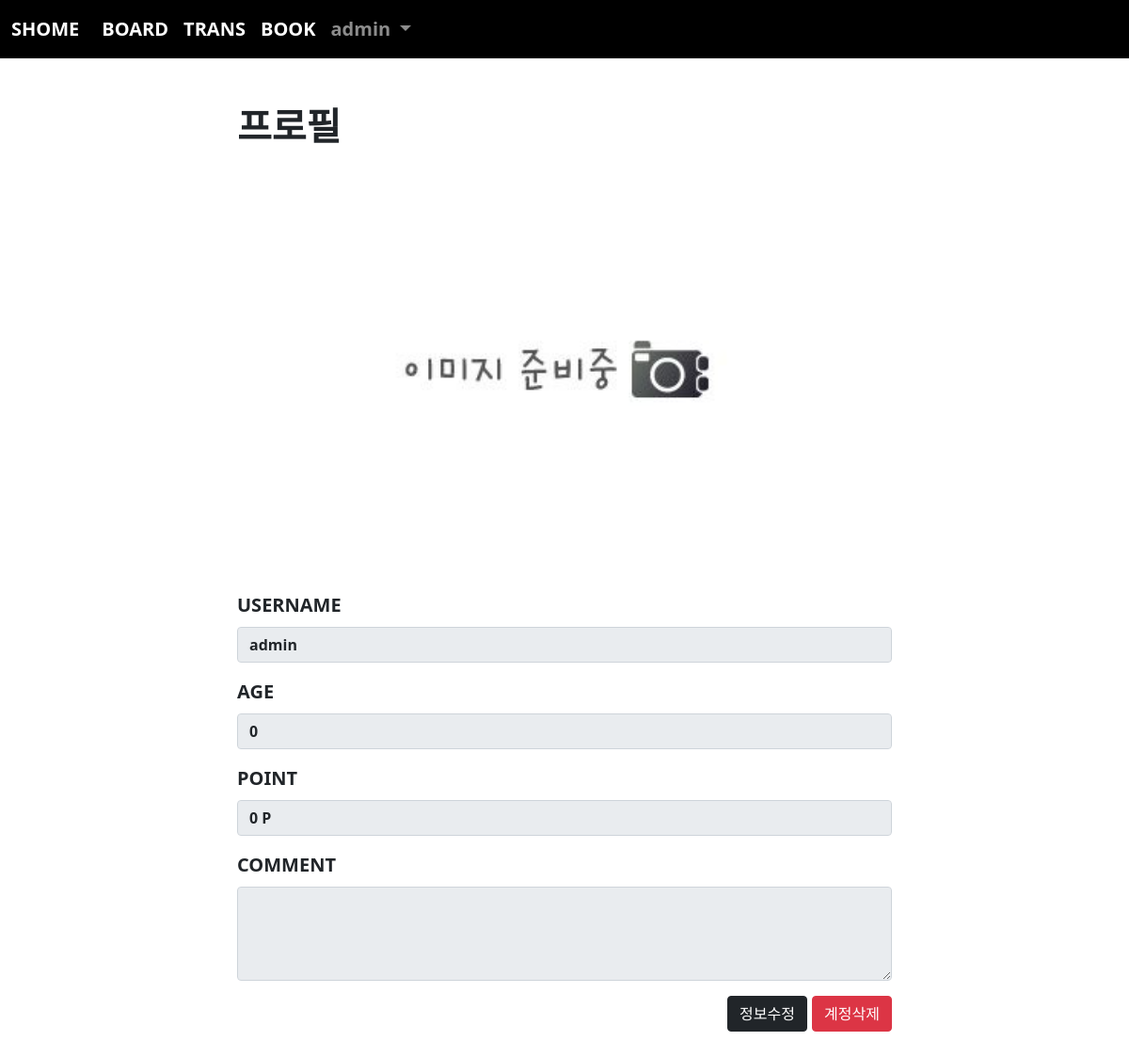
Screenshot of /acc/profile/ (signed in) with the database file from the repository.
### acc/models.py (models this page shows)
class User(AbstractUser):
    comment = models.TextField()
    point = models.IntegerField(default=0)
    age = models.IntegerField(default=0)
    pic = models.ImageField(upload_to="user/%y/%m")
    def getpic(self):
        if self.pic:
            return self.pic.url
        return "/media/noimage.png"

### acc/views.py (the view)
# urls.py: path('profile/', views.profile, name="profile"),
def profile(request):
    return render(request, "acc/profile.html")

### template/acc/profile.html (shortened to what this page needs)
{% extends 'base.html' %}
{% block con %}
    <div class="container mt-5 mb-5" style="font-size: 20px; font-weight: bold; width: 60%;">
        <h1><b>프로필</b></h1>
        <div class="text-center mt-5">
            <img src="{{ user.getpic }}" class="rounded-circle" width="70%">
        </div>
        <div class="mb-3 mt-5">
            <label class="form-label">USERNAME</label>
            <input type="text" value="{{ user.username }}" disabled class="form-control" style="font-weight: bold;" id="exampleInputEmail1" aria-describedby="emailHelp">
        </div>
        <div class="mb-3">
            <label class="form-label">AGE</label>
            <input type="text" value="{{ user.age }}" style="font-weight: bold;" disabled class="form-control" id="exampleInputEmail1" aria-describedby="emailHelp">
        </div>
        <div class="mb-3">
            <label class="form-label">POINT</label>
            <input type="text" value="{{user.point}} P" style="font-weight: bold;" disabled class="form-control" id="exampleInputEmail1" aria-describedby="emailHelp">
        </div>
        <div class="mb-3">
            <label class="form-label">COMMENT</label>
            <textarea class="form-control" disabled style="font-weight: bold; height: 100px;">{{ user.comment }}</textarea>
        </div>
        <div class="text-end">
            <a href="{% url 'acc:update' %}" class="btn btn-dark">정보수정</a>
            <button type="button" class="btn btn-danger" data-bs-toggle="modal" data-bs-target="#exampleModal">
                계정삭제
            </button>
        </div>
    </div>
{% endblock %}

### template/base.html (shortened to what this page needs)
<!doctype html>
<html lang="en">
    <head>
        <link href="https://cdn.jsdelivr.net/npm/bootstrap@5.1.3/dist/css/bootstrap.min.css" rel="stylesheet">
    </head>
    <body>
        {% if user.is_authenticated %}
            <nav class="navbar navbar-expand-lg navbar-dark" style="background-color: rgb(0, 0, 0); font-size: 20px; font-weight: bold;">
                <div class="container-fluid">
                    <a class="navbar-brand" href="{% url 'acc:index' %}">SHOME</a>
                    <div class="collapse navbar-collapse" id="navbarSupportedContent">
                        <ul class="navbar-nav me-auto mb-2 mb-lg-0">
                            <li class="nav-item">
                                <a class="nav-link active" aria-current="page" href="{% url 'board:index' %}">BOARD</a>
                            </li>
                            <li class="nav-item">
                                <a class="nav-link active" aria-current="page" href="{% url 'trans:index' %}">TRANS</a>
                            </li>
                            <li class="nav-item">
                                <a class="nav-link active" aria-current="page" href="{% url 'book:index' %}">BOOK</a>
                            </li>
                            <li class="nav-item dropdown">
                                <a class="nav-link dropdown-toggle" href="#" id="navbarDropdown" role="button" data-bs-toggle="dropdown" aria-expanded="false">
                                    {{ user.username }}
                                </a>
                            </li>
                        </ul>
                    </div>
                </div>
            </nav>
        {% endif %}
        {% if user.is_authenticated %}
            {% block con %}
            {% endblock %}
        {% endif %}
    </body>
</html>

### rows the page displays
User: username "admin", age "0", point "0 P"
